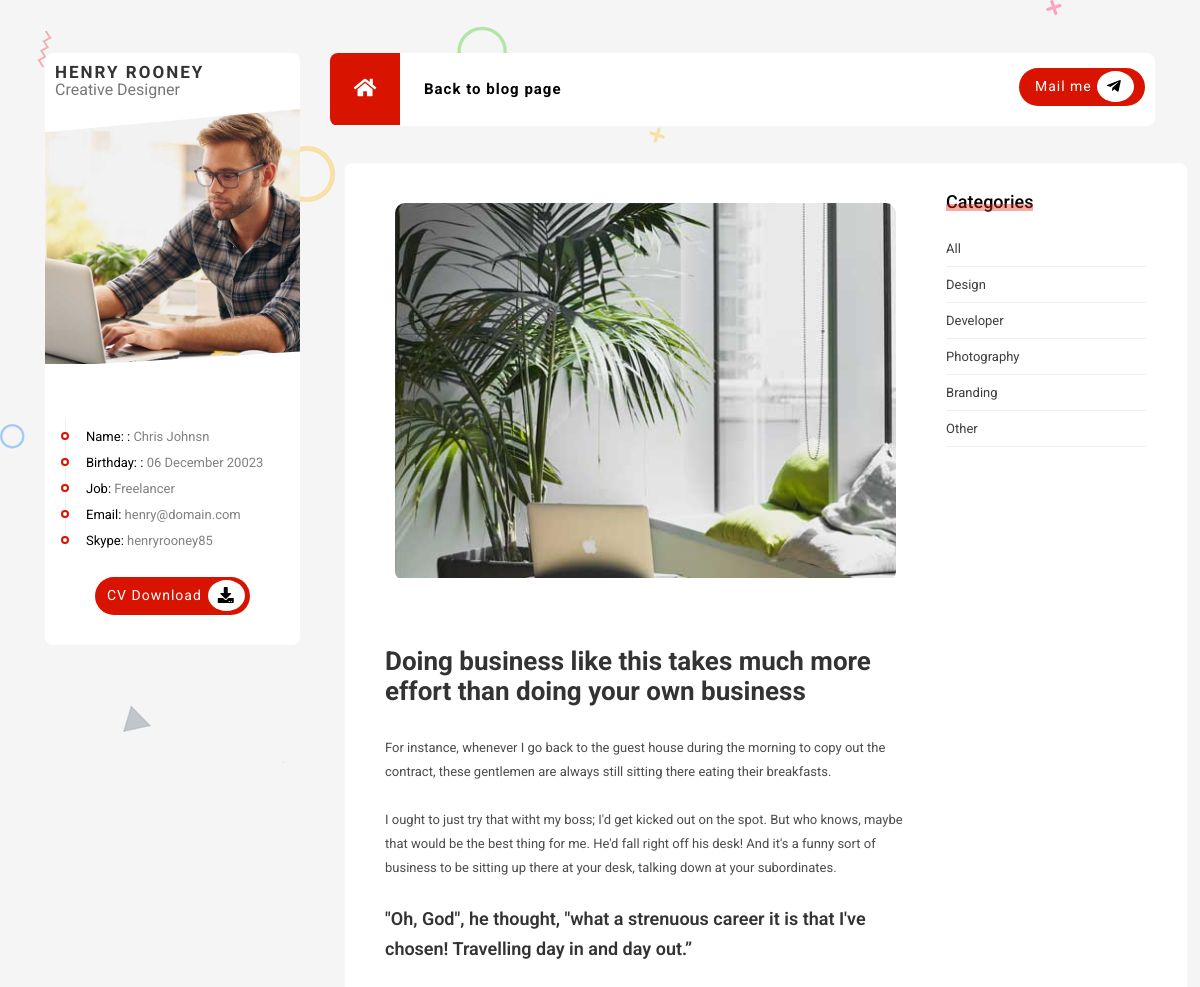
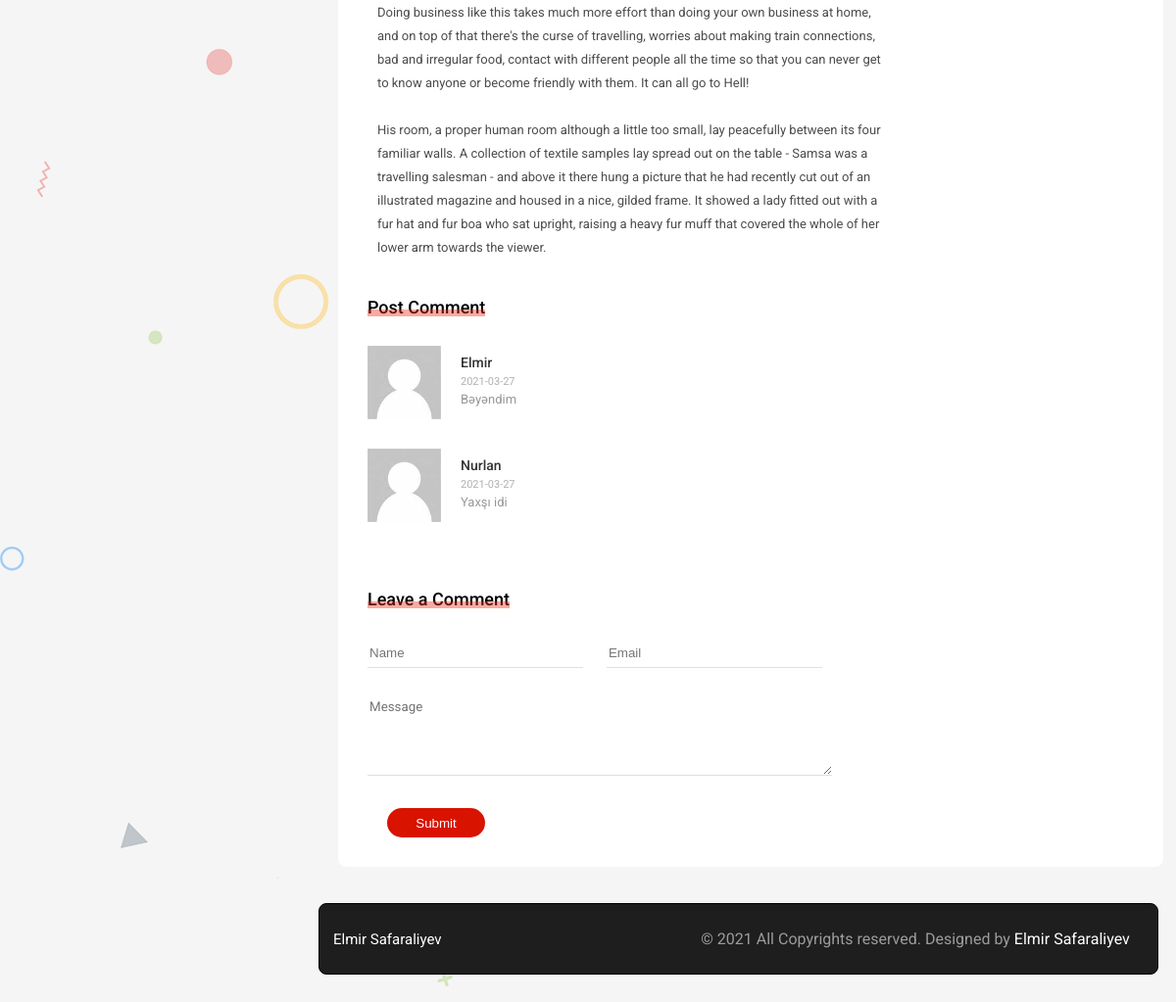
Page /blogpost/see-my-current-workspace on the committed database (2 pictures, top to bottom).
### PROJECT/data.py (models this page shows)
class Profile(db.Model):
    __tablename__='Profile'
    id=db.Column(db.Integer,primary_key=True)
    infoheader=db.Column(db.String(120))
    informatio=db.Column(db.String(120))

class BlogPost(db.Model):
    __tablename__="BlogPost"
    id=db.Column(db.Integer,primary_key=True)
    url=db.Column(db.String(50))
    title=db.Column(db.String(50))
    subtitle=db.Column(db.String(50))
    img=db.Column(db.String(120))
    date=db.Column(db.Date)
    tag=db.Column(db.String(120))
    content=db.Column(db.Text)
    catagory_post=db.Column(db.Integer, db.ForeignKey('Catagory.id'))
    post_comment=db.relationship('Comments', backref='BlogPost', lazy=True)

class Catagory(db.Model):
    __tablename__="Catagory"
    id=db.Column(db.Integer,primary_key=True)
    name=db.Column(db.String(50))
    post_catagory=db.relationship('BlogPost', backref='catagory', lazy=True)

class Comments(db.Model):
    __tablename__="Comments"
    id=db.Column(db.Integer,primary_key=True)
    name=db.Column(db.String(50))
    email=db.Column(db.String(50))
    comment=db.Column(db.String(100))
    date=db.Column(db.Date)
    blog_id=db.Column(db.Integer, db.ForeignKey('BlogPost.id'))

### PROJECT/mainroutes.py (the view)
@app.route('/blogpost/<string:url>')
def blog(url):
    blogpost=BlogPost.query.filter_by(url=url).first()
    catagory=Catagory.query.all()
    comment=Comments.query.filter_by(blog_id=blogpost.id).all()
    profile=Profile.query.all()
    profileimg=Profileim.query.all()
    return render_template('app/singleblog.html', blogpost=blogpost, catagory=catagory, comment=comment,profile=profile, profileimg=profileimg)

### PROJECT/templates/app/singleblog.html (shortened to what this page needs)
{% extends 'app/base.html' %}
{% block header %}
<link rel="stylesheet" href="../../static/app/css/style.css">
<link rel="stylesheet" href="../../static/app/css/grid.css">
<link rel="stylesheet" href="../../static/app/css/grid2.css">
<link rel="stylesheet" href="../../static/app/css/blogsingle.css">
{% endblock %}
{% block menu %}
<div class="row" id="menu">
  <div class="col-md-8 col-sm-8 col-xs-4" id="menumain">
    <ul class="menu-ul">
      <li>
        <a href="/">
          <div class="homebutton" id="btn1">
            <i class="fas fa-home"></i>
          </div>
        </a>
      </li>
      <li> <a class="li" id="btn2" href="/blog">Back to blog page</a></li>
    </ul>
  </div>
  <div class="col-md-4 col-sm-4 col-xs-8 dynamic" id="social1">
    <div id="mail">
      <div id="mailbox">
        <a id="mailto" href="mailto: abc@example.com">Mail me</a>
        <div id="mailiconbox">
          <i id="mailicon" class="fab fa-telegram-plane"></i>
        </div>
      </div>
    </div>
  </div>
</div>
{% endblock %}
{% block profile %}
<div class="profile">
  <div class="profile-name">
    <span class="name">
      HENRY ROONEY
    </span>
    <span class="job">
      Creative Designer
    </span>
  </div>
  <div class="profile-image">
    <img src="../../static/uploads/profile.jpg">
  </div>
  <div class="profile-info">
    <ul class="profileinfolist">
      {% for profile in profile %}
      <li class="profileinfoitem">
        <p>
          <span>{{profile.infoheader}}:</span>
          {{profile.informatio}}
        </p>
      </li>
      {% endfor %}
    </ul>
  </div>
  <div class="cvbutton">
    <div class="cvbuttonbox">
      <a class="cvdownload" href="">CV Download</a>
      <div class="downloadiconbox">
        <i class="fas fa-download dwiconbox"></i>
      </div>
    </div>
  </div>
</div>
{% endblock %}
{% block pages %}
<div class="col-12">
<div class="singleblog">
    <div class="blogcontents">
      <div class="blogmain">
        <div class="singleblogcontent">
          <div class="blogimgframe">
            <img src="../../static/uploads/{{blogpost.img}}" alt="">
          </div>
          <div class="blogcontent">
            {{blogpost.content|safe}}
          </div>
        </div>
      </div>
      <div class="blogmenu">
        <div class="singleblogmenu">
          <div class="categories">
            <div class="categories-header">
              <h1>Categories</h1>
              <span></span>
            </div>
            <div class="catagory">
              <ul>
                {% for catagory in catagory %}
                <li><a href="">{{catagory.name}}</a></li>
                {% endfor %}
              </ul>
            </div>
          </div>
        </div>
      </div>
    </div>
    <div class="comment">
      <div class="commentheader">
        <h1>Post Comment</h1>
        <span></span>
      </div>
      <div class="comments">
        {% for comment in comment %}
        <div class="commentdiv">
          <div class="img">
            <img src="../../static/app/img/person.jpg" alt="">
          </div>
          <div class="commentcontent">
            <h1>{{comment.name}}</h1>
            <span>{{comment.date}}</span>
            <p>{{comment.comment}}</p>
          </div>
        </div>
        {% endfor %}
      </div>
      <div class="addcomment">
        <div class="addcommentheader">
          <h1>Leave a Comment</h1>
          <span></span>
        </div>
        <form action="/blogpost/{{blogpost.url}}/addcomment" method="POST">
          <div class="form-1">
            <input type="text" placeholder="Name" name="name">
          </div>
          <div class="form-2">
            <input type="email" placeholder="Email" name="email">
          </div>
          <div class="form-3">
            <textarea cols="65" rows="5" name="comment" placeholder="Message"></textarea>
          </div>
          <div class="form-4">
            <button type="submit">Submit</button>
          </div>
        </form>
      </div>
    </div>
</div>
</div>
{% endblock %}

### PROJECT/static/app/css/style.css (style rules this page uses)
body { background-image: url(../img/bg.png) !important; background-color: #f5f5f5 !important; font-family: 'Roboto', sans-serif !important; }
.profile { width: 100%; height: auto; margin: 0px; background-color: white; border-radius: 8px; }
.profile-name { line-height: 18px; padding: 10px; position: relative; }
.name { font-size: 1.063rem; color: #333333; font-weight: 700; line-height: 18px; letter-spacing: 2px; display: block; }
.job { font-size: 0.813; color: #777777; line-height: 18px; font-weight: 400; }
.profile-image { height: auto; width: 100%; overflow: hidden; clip-path: polygon(0 9%, 100% 0, 100% 94%, 0% 100%); }
.profile-info { position: relative; top: 10px; }
.profile-image img { width: 100%; height: 100%; }
.profileinfoitem::before { content: ""; border: solid 2px #d81300; width: 8px; height: 8px; border-radius: 50px; margin-left: -25px; margin-top: 2px; background: #fff; display: block; position: absolute; }
.profileinfoitem { border-left: 1px solid #eee; padding-left: 20px; }
.profileinfolist { font-size: 13px; padding-top: 40px; padding-left: 20px; padding-right: 10px; }
.profileinfoitem p { display: inline; }
.profileinfoitem { padding-top: 13px; color: gray; }
.profileinfoitem span { color: black; }
.cvbutton { padding-top: 40px; display: flex; justify-content: center; padding-bottom: 30px; }
.cvbuttonbox { width: 155px; height: 38px; letter-spacing: 1px; background-color: #d81300; border-radius: 45px; }
.downloadiconbox { display: inline; padding-top: 6px; padding-bottom: 6px; background-color: white; border-radius: 50%; Box-sizing: border-box; }
.dwiconbox { padding: 10px; }
.cvdownload { font-size: 14px; padding-bottom: 20px; line-height: 37px; padding-left: 12px; padding-right: 6px; display: inline; float: left; color: #ffffff; text-decoration: none; font-weight: 400; }
.menu-ul li { float: left; text-align: center; position: relative; height: 100%; }
.li { display: block; color: black; text-align: center; padding-left: 24px; text-decoration: none; font-size: 15px; font-weight: 700; line-height: 73px; letter-spacing: 1px; }
#menu { margin-left: 0px; background-color: white; width: 851px; border-radius: 8px; overflow: hidden; }
#menumain { padding: 0; position: relative; }
#social1 { padding-right: 10px; display: flex; justify-content: end; }
#mail { float: left; padding-top: 15px; margin-left: 22px; display: inline; }
#mailbox { width: 126px; height: 38px; letter-spacing: 1px; background-color: #d81300; border-radius: 45px; }
#mailiconbox { display: inline; padding-left: 0px; padding-top: 6px; padding-right: 2px; padding-bottom: 6px; background-color: white; border-radius: 50%; Box-sizing: border-box; }
#mailicon { padding: 10px; }
#mailto { font-size: 14px; padding-bottom: 20px; line-height: 37px; padding-left: 16px; padding-right: 5px; display: inline; float: left; color: #ffffff; text-decoration: none; font-weight: 400; }
.homebutton { background-color: #d81300; width: 70px; height: 72px; padding-top: 35%; font-size: 20px; }
.homebutton i { color: white; }

### PROJECT/static/app/css/contact.css (style rules this page uses)
.form-1, .form-2 { display: inline; }
form { padding-top: 30px; }
.form-1 input { width: 185px; height: 31px; display: inline; margin-right: 20px; border-bottom: 1px solid #dfdfdf; border-top: none; border-right: none; border-left: none; outline: none; }
.form-2 input { width: 185px; height: 31px; display: inline; border-bottom: 1px solid #dfdfdf; border-top: none; border-right: none; border-left: none; outline: none; }
.form-3 { padding-top: 30px; }
.form-3 textarea { border-bottom: 1px solid #dfdfdf; border-top: none; border-right: none; border-left: none; outline: none; font-family: 'Roboto', sans-serif; }
.form-4 { padding-top: 30px; padding-left: 20px; }
.form-4 button { width: 100px; height: 30px; border-radius: 20px; background-color: #d81300; border: none; outline: none; color: white; }

### PROJECT/static/app/css/grid2.css (style rules this page uses)
@media screen and (max-width: 1200px) { #menu { width: 100%; } }
@media screen and (max-width: 1200px) { #mail { margin-left: 60px; } }

### rows in the picture
Profile: infoheader "Name:", informatio "Chris Johnsn"
Profile: infoheader "Birthday:", informatio "06 December 20023"
Profile: infoheader "Job", informatio "Freelancer"
Profile: infoheader "Email", informatio "henry@domain.com"
Profile: infoheader "Skype", informatio "henryrooney85"
BlogPost: img (picture), content "Doing business like this takes much more effort than doing your own business For instance, whenever I go back to the guest house during the morning to copy out the contract, these gentlemen are always still sitting there eating their breakfasts. I ought to just try that witht my boss; I'd get kicked out on the spot. But who knows, maybe that would be the best thing for me. He'd fall right off his desk! And it's a funny sort of business to be sitting up there at your desk, talking down at your subordinates. \"Oh, God\", he thought, \"what a strenuous career it is that I've chosen! Travelling day in and day out.” Doing business like this takes much more effort than doing your own business at…"
Catagory: name "All"
Catagory: name "Design"
Catagory: name "Developer"
Catagory: name "Photography"
Catagory: name "Branding"
Catagory: name "Other"
Comments: name "Elmir", date "2021-03-27", comment "Bəyəndim"
Comments: name "Nurlan", date "2021-03-27", comment "Yaxşı idi"
